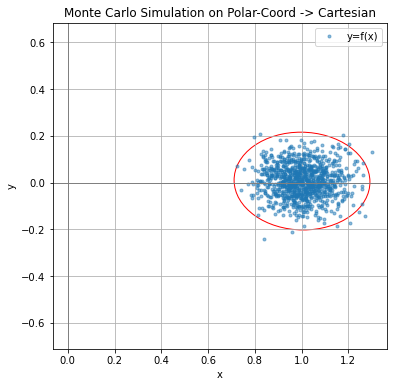

Reproduce this figure in Python.
# Matthew Lisondra
# ME8135 Q2E

# Import the necessary modules
import matplotlib.pyplot as plt
import numpy as np
import scipy.stats as stats
from scipy.stats import multivariate_normal
import math

from matplotlib.patches import Ellipse
import matplotlib.transforms as transforms

# sourced from https://matplotlib.org/stable/gallery/statistics/confidence_ellipse.html
def confidence_ellipse(x, y, ax, n_std=3.0, facecolor='none', **kwargs):
    """
    Create a plot of the covariance confidence ellipse of *x* and *y*.

    Parameters
    ----------
    x, y : array-like, shape (n, )
        Input data.

    ax : matplotlib.axes.Axes
        The axes object to draw the ellipse into.

    n_std : float
        The number of standard deviations to determine the ellipse's radiuses.

    **kwargs
        Forwarded to `~matplotlib.patches.Ellipse`

    Returns
    -------
    matplotlib.patches.Ellipse
    """
    if x.size != y.size:
        raise ValueError("x and y must be the same size")

    cov = np.cov(x, y)
    pearson = cov[0, 1]/np.sqrt(cov[0, 0] * cov[1, 1])
    # Using a special case to obtain the eigenvalues of this
    # two-dimensional dataset.
    ell_radius_x = np.sqrt(1 + pearson)
    ell_radius_y = np.sqrt(1 - pearson)
    ellipse = Ellipse((0, 0), width=ell_radius_x * 2, height=ell_radius_y * 2,
                      facecolor=facecolor, **kwargs)

    # Calculating the standard deviation of x from
    # the squareroot of the variance and multiplying
    # with the given number of standard deviations.
    scale_x = np.sqrt(cov[0, 0]) * n_std
    mean_x = np.mean(x)

    # calculating the standard deviation of y ...
    scale_y = np.sqrt(cov[1, 1]) * n_std
    mean_y = np.mean(y)

    transf = transforms.Affine2D() \
        .rotate_deg(45) \
        .scale(scale_x, scale_y) \
        .translate(mean_x, mean_y)

    ellipse.set_transform(transf + ax.transData)
    return ax.add_patch(ellipse)

# Set the p and theta and calculate y mean
p=1
theta=0.00872665 # 5 deg
y_mean = (p*np.cos(theta),p*np.sin(theta))

# Find the y covariance
x_cov = [[0.01,0],[0,0.005]]
J = [[np.cos(theta), np.sin(theta)],[0-p*np.sin(theta),p*np.cos(theta)]]
y_cov = np.array(J) * np.array(x_cov) * np.transpose(np.array(J))

# Sample 1000 points from the y distribution
y = np.random.multivariate_normal(y_mean, y_cov, size=1000)

# Plot the y distribution with uncertainty ellipse
fig, ax_kwargs = plt.subplots(figsize=(6, 6))
plt.plot(y[:, 0], y[:, 1], '.', alpha=0.5, label="y=f(x)")
ax_kwargs.axvline(c='grey', lw=1)
ax_kwargs.axhline(c='grey', lw=1)
confidence_ellipse(y[:, 0], y[:, 1], ax_kwargs, edgecolor='red')
plt.xlabel('x') 
plt.ylabel('y')
plt.title("Monte Carlo Simulation on Polar-Coord -> Cartesian")
plt.legend()
plt.axis('equal')
plt.grid()
plt.show()
